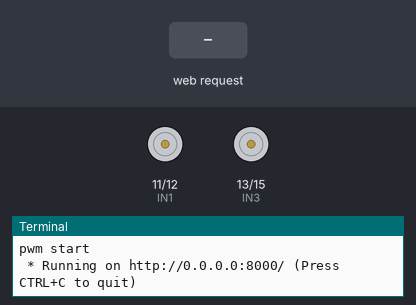
Bench run of a program on a simulated Raspberry Pi (header pin numbers). Parts: motor-driver pin pairs drawn as motors (green arrow = first pin HIGH = forward, orange = second pin HIGH = backward, longer = more drive, scaled by the enable pin), the last lines printed to the terminal. The inputs (shaded band) are chosen by the test bench. The clock reads 2024-03-15 10:24:30 at power-on unless the program sets it.

Above: at 1.2 s.
1.3 s: HTTP request for /ctrl/t_up received
At 2.5 s:
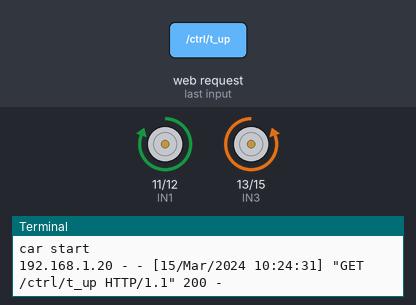
2.8 s: HTTP request for /ctrl/t_down received
At 3.6 s:
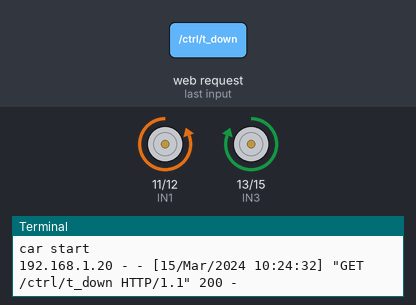
4.3 s: HTTP request for /ctrl/t_left received
At 4.8 s:
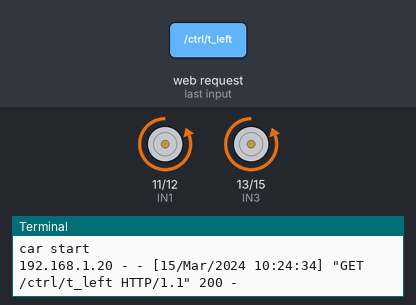
5.8 s: HTTP request for /ctrl/t_right received
At 7.0 s:
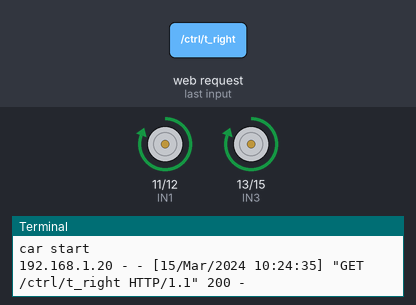
7.3 s: HTTP request for /speed/t_up received
At 8.2 s:
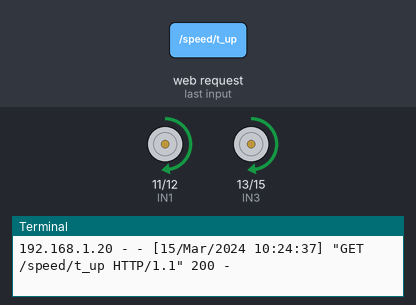
8.8 s: HTTP request for /ctrl/t_stop received
At 9.4 s:
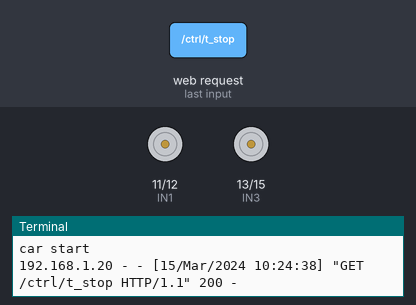
Timing chart, 0 to 11.3 s (numbered marks = the images above; inputs shaded):
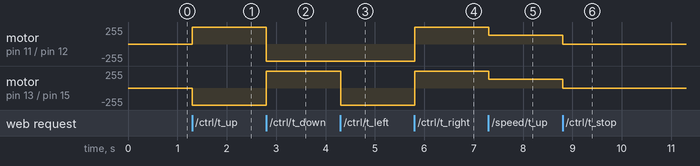

Measured:
- after the input at 1.3 s, motor on pin 11 (IN1) / pin 12 (IN2): stopped → forward 255/255 at once; motor on pin 13 (IN3) / pin 15 (IN4): stopped → backward 255/255 at once
- after the input at 2.8 s, motor on pin 11 (IN1) / pin 12 (IN2): forward 255/255 → backward 255/255 at once; motor on pin 13 (IN3) / pin 15 (IN4): backward 255/255 → forward 255/255 at once
- after the input at 4.3 s, motor on pin 13 (IN3) / pin 15 (IN4): forward 255/255 → backward 255/255 at once
- after the input at 5.8 s, motor on pin 11 (IN1) / pin 12 (IN2), motor on pin 13 (IN3) / pin 15 (IN4): backward 255/255 → forward 255/255 at once
- after the input at 7.3 s, motor on pin 11 (IN1) / pin 12 (IN2), motor on pin 13 (IN3) / pin 15 (IN4): forward 255/255 → forward 128/255 at once
- after the input at 8.8 s, motor on pin 11 (IN1) / pin 12 (IN2), motor on pin 13 (IN3) / pin 15 (IN4): forward 128/255 → stopped at once

The program:

appMyPiCar.py
```python
#!/usr/bin/env python
# -*- coding: utf-8 -*-
#
# 方向及车速控制
#
#

import os
from time import sleep
from flask import Flask, render_template, request, Response

import RPi.GPIO as GPIO
import time
import stateCtrl as SC

app = Flask(__name__)

global speed
speed = 50

GPIO.setmode(GPIO.BOARD)
GPIO.setwarnings(False)

#######PWM车速控制###########
ENA = 33  # //L298使能A
ENB = 35  # //L298使能B

GPIO.setup(ENA, GPIO.OUT)
GPIO.setup(ENB, GPIO.OUT)
leftpwm = GPIO.PWM(ENA, 1000)
rightpwm = GPIO.PWM(ENB, 1000)
leftpwm.start(100)
rightpwm.start(100)
print('pwm start')
#######PWM车速控制###########


@app.route('/')
def index():
	"""Video streaming home page."""

	return render_template('index.html')

@app.route("/ctrl/<state>")
def ctrl(state):
		car = SC.stateCtrl()
		if state == "t_up":
			car.t_up()
		elif state == "t_down":
			car.t_down()
		elif state == "t_left":
			car.t_left()
		elif state == "t_right":
			car.t_right()
		elif state == 't_stop':
			car.t_stop()
		return render_template('index.html')


@app.route("/speed/<state>")
def speedChange(state):
		global speed
		car = SC.stateCtrl()
		if state == 'acc':
			speed = speed + 10
			if int(speed) >= 100:
				speed = 100
			# car.changeSpeed(int(speed))
			leftpwm.ChangeDutyCycle(int(speed))
			rightpwm.ChangeDutyCycle(int(speed))
		elif state == 'dec':
			speed = speed - 10
			if int(speed) <= 0:
				speed = 0
			leftpwm.ChangeDutyCycle(int(speed))
			rightpwm.ChangeDutyCycle(int(speed))
		else:
			speed == 60   #复位到60
			leftpwm.ChangeDutyCycle(int(speed))
			rightpwm.ChangeDutyCycle(int(speed))

		return render_template('index.html')


if __name__ == '__main__':
	app.run(host='0.0.0.0', port =8000)
```

stateCtrl.py
```python
#!/usr/bin/env python
# -*- coding: utf-8 -*-
#
# 电机控制
#
#

import RPi.GPIO as GPIO
import time


class stateCtrl(object):
	'''电机控制模块'''

	def __init__(self):

		########电机驱动接口定义#################
		self.ENA = 33  # //L298使能A
		self.ENB = 35  # //L298使能B
		self.IN1 = 11  # //电机接口1
		self.IN2 = 12  # //电机接口2
		self.IN3 = 13  # //电机接口3
		self.IN4 = 15  # //电机接口4

		########红外传感器接口定义#################
		self.IR_LF = 16  # 左上
		self.IR_LB = 18  # 左下
		self.IR_RF = 32  # 右上
		self.IR_RB = 22  # 右下

		########超声波传感器接口定义#################
		self.Trig = 38
		self.Echo = 40

		self.checkdiststate = False
		self.diststart = False

		#self.setup()

	def setup(self):
		'''引脚初始化'''
		#GPIO.setmode(GPIO.BOARD)
		#GPIO.setwarnings(False)

		GPIO.setup(self.IN1, GPIO.OUT)
		GPIO.setup(self.IN2, GPIO.OUT)
		GPIO.setup(self.IN3, GPIO.OUT)
		GPIO.setup(self.IN4, GPIO.OUT)

		GPIO.output(self.IN1, GPIO.LOW)
		GPIO.output(self.IN2, GPIO.LOW)
		GPIO.output(self.IN3, GPIO.LOW)
		GPIO.output(self.IN4, GPIO.LOW)
		print('car start')

		#GPIO.output(self.ENA, GPIO.HIGH)
		#GPIO.output(self.ENB, GPIO.HIGH)


	def t_up(self, secondvalue=0):
		self.setup()
		GPIO.output(self.IN1, True)
		GPIO.output(self.IN2, False)
		GPIO.output(self.IN3, False)
		GPIO.output(self.IN4, True)

	def t_left(self, secondvalue=0):
		self.setup()
		GPIO.output(self.IN1, False)
		GPIO.output(self.IN2, True)
		GPIO.output(self.IN3, False)
		GPIO.output(self.IN4, True)

	def t_right(self, secondvalue=0):
		self.setup()
		GPIO.output(self.IN1, True)
		GPIO.output(self.IN2, False)
		GPIO.output(self.IN3, True)
		GPIO.output(self.IN4, False)

	def t_down(self, secondvalue=0):
		self.setup()
		GPIO.output(self.IN1, False)
		GPIO.output(self.IN2, True)
		GPIO.output(self.IN3, True)
		GPIO.output(self.IN4, False)

	def t_stop(self):
		self.setup()
		GPIO.output(self.IN1, False)
		GPIO.output(self.IN2, False)
		GPIO.output(self.IN3, False)
		GPIO.output(self.IN4, False)
```
